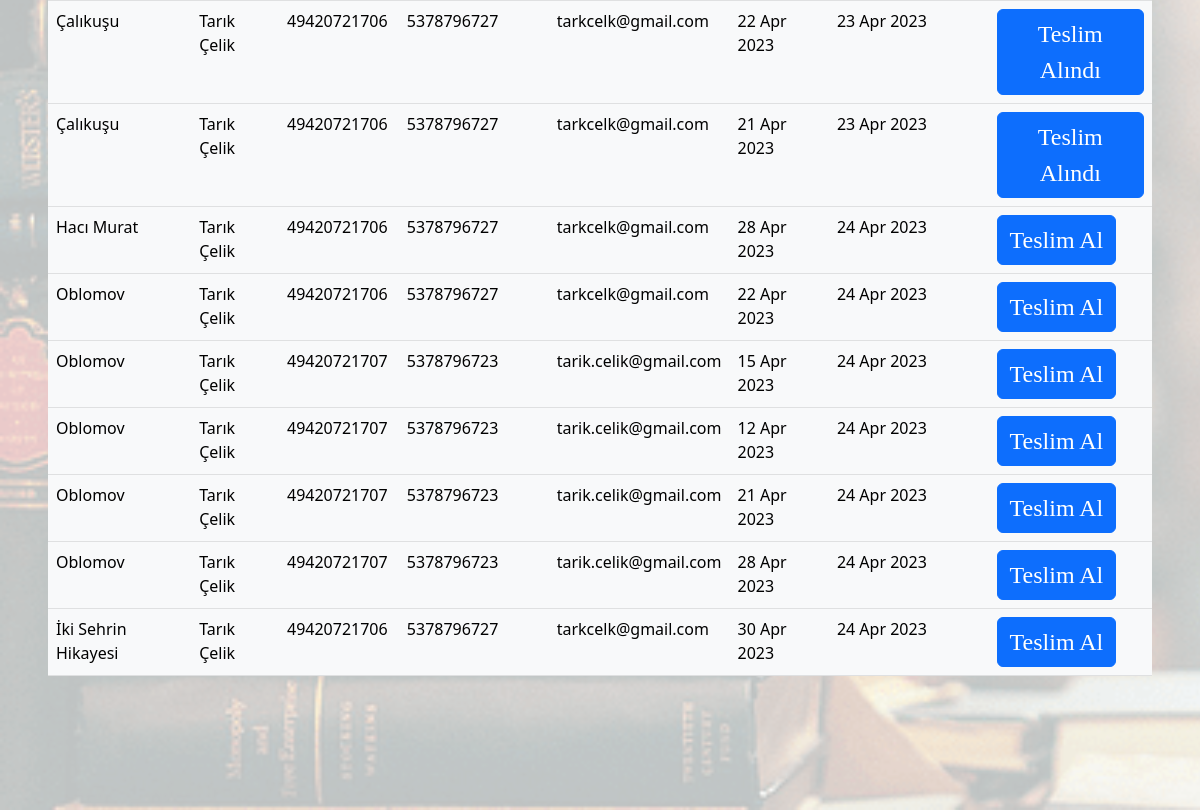
The page /barrowed_books (lower part) on the database as committed earlier.
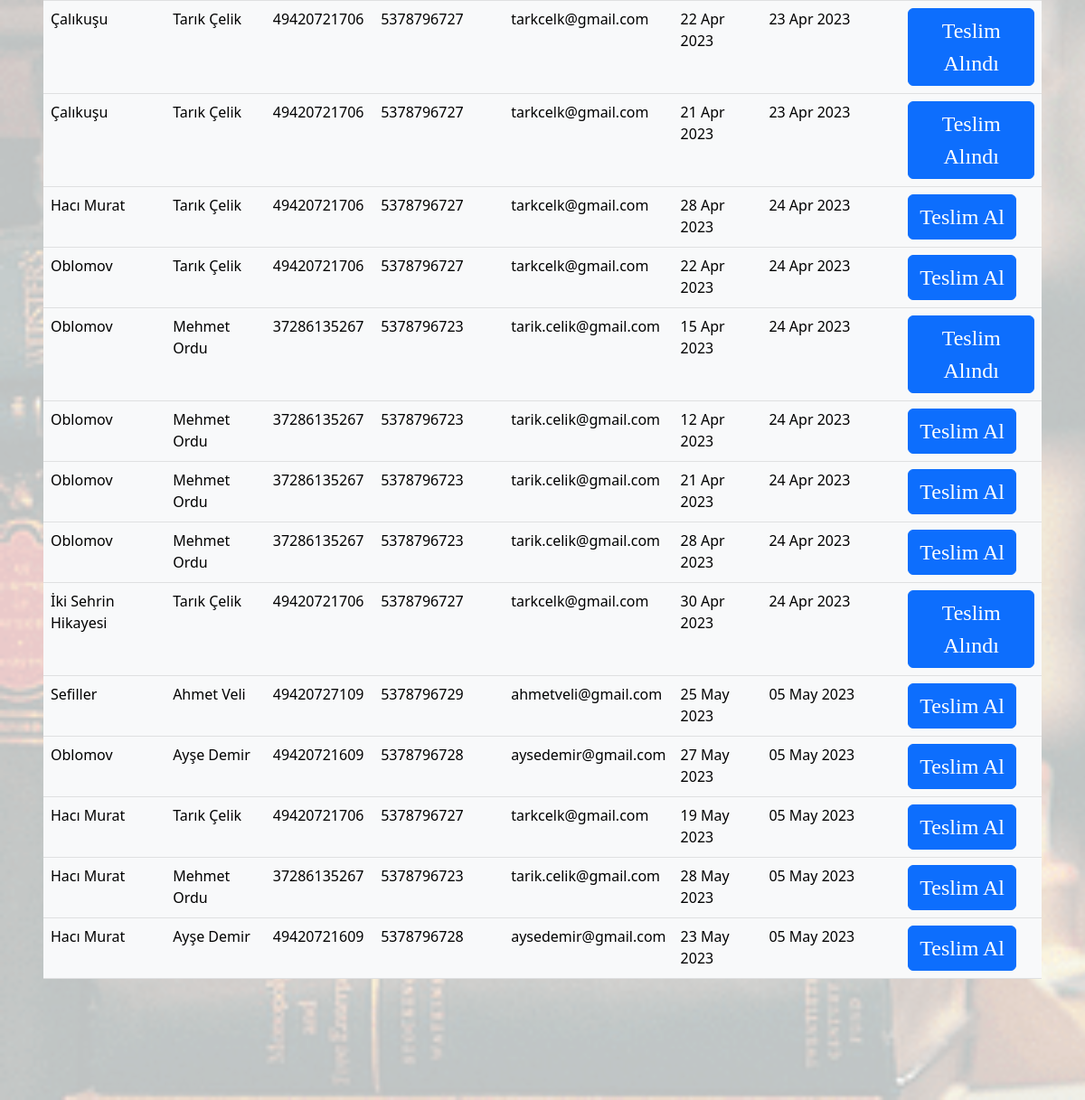
The same page on the database as committed later.
### app/models.py (models this page shows)
class BarrowedBook(models.Model):
    id = models.AutoField(primary_key=True)
    book_id = models.ForeignKey(Book, on_delete=models.CASCADE)
    member_id = models.ForeignKey(Member, on_delete=models.CASCADE)
    returns_at = models.DateTimeField(blank=False)
    created_at = models.DateTimeField(blank=False, auto_now_add=True)
    is_returned = models.BooleanField(
        blank=True, default=False)

class Book(models.Model):
    id = models.AutoField(primary_key=True)
    name = models.CharField(max_length=200)
    author = models.CharField(max_length=100)
    category = models.CharField(max_length=100)
    number_of_pages = models.PositiveIntegerField()
    summary = models.TextField(
        max_length=500, null=True, blank=True)
    date = models.DateTimeField(auto_now=False)
    quantity = models.IntegerField(blank=False)
    image = models.ImageField(upload_to='uploads/')

class Member(models.Model):
    id = models.AutoField(primary_key=True)
    name_surname = models.CharField(max_length=100, verbose_name='Adı Soyadı')
    identity_number = models.BigIntegerField(verbose_name='T.C Kimlik No')
    phone_number = models.BigIntegerField(verbose_name='Cep Telefonu')
    email = models.CharField(max_length=50)

### app/views.py (the view)
# urls.py: path('barrowed_books', views.barrowed_books, name='barrowed_books'),
def barrowed_books(request):
    if (is_not_logged_in(request)):
        return redirect('login')
    barrowed_books = BarrowedBook.objects.all()
    return (render(request, 'barrowed_books.html', {'barrowed_books': barrowed_books}))

### app/views.py (called while the page is built)
def is_not_logged_in(request):
    member_id = request.session.get('member_id', '')
    return member_id == 'None'

### app/templates/barrowed_books.html (shortened to what this page needs)
{% extends 'base.html' %}
{% block content %}
<body>
    <div class="book-imaged-background-container" style="display: block;" >
        <div class="p-5">
            <table class="table table-light" aria-describedby="members_table" id="table_id" >
                <tbody>
                    {%for barrowed_book in barrowed_books%}
                        <tr>
                            <td>{{ barrowed_book.book_id.name }}</td>
                            <td>{{ barrowed_book.member_id.name_surname }}</td>
                            <td>{{ barrowed_book.member_id.identity_number }}</td>
                            <td>{{ barrowed_book.member_id.phone_number }}</td>
                            <td>{{ barrowed_book.member_id.email }}</td>
                            <td>{{ barrowed_book.returns_at|date:'d M Y' }}</td>
                            <td>{{ barrowed_book.created_at|date:'d M Y' }}</td>
                            <td>
                                <form method="post" action="./barrowed_books/{{barrowed_book.id}}">
                                    <button class="btn btn-primary" type="submit">
                                    {% if barrowed_book.is_returned == 1 %}
                                        Teslim Alındı
                                    {% endif %}
                                    {% if barrowed_book.is_returned == 0 %}
                                        Teslim Al
                                    {% endif %}
                                    </button>
                                </form>
                            </td>
                        </tr>
                    {% endfor %}
                </tbody>
            </table>
        </div>
    </div>
</body>
{% endblock %}

Rows that differ between the two databases and show on the page:
changed BarrowedBook "15 Apr 2023": member_id.name_surname "Tarık Çelik" → "Mehmet Ordu"; member_id.identity_number "49420721707" → "37286135267"; is_returned "Teslim Al" → "Teslim Alındı"
changed through a linked row, BarrowedBook "12 Apr 2023": member_id.name_surname "Tarık Çelik" → "Mehmet Ordu"; member_id.identity_number "49420721707" → "37286135267"
changed through a linked row, BarrowedBook (number 7 of 14 on the later page): member_id.name_surname "Tarık Çelik" → "Mehmet Ordu"; member_id.identity_number "49420721707" → "37286135267"
changed through a linked row, BarrowedBook (number 8 of 14 on the later page): member_id.name_surname "Tarık Çelik" → "Mehmet Ordu"; member_id.identity_number "49420721707" → "37286135267"
changed BarrowedBook "30 Apr 2023": is_returned "Teslim Al" → "Teslim Alındı"
added BarrowedBook: book_id.name "Sefiller", member_id.name_surname "Ahmet Veli", member_id.identity_number "49420727109", member_id.phone_number "5378796729", member_id.email "ahmetveli@gmail.com", returns_at "25 May 2023", created_at "05 May 2023", is_returned "Teslim Al"
added BarrowedBook: book_id.name "Oblomov", member_id.name_surname "Ayşe Demir", member_id.identity_number "49420721609", member_id.phone_number "5378796728", member_id.email "aysedemir@gmail.com", returns_at "27 May 2023", created_at "05 May 2023", is_returned "Teslim Al"
added BarrowedBook: book_id.name "Hacı Murat", member_id.name_surname "Tarık Çelik", member_id.identity_number "49420721706", member_id.phone_number "5378796727", member_id.email "tarkcelk@gmail.com", returns_at "19 May 2023", created_at "05 May 2023", is_returned "Teslim Al"
added BarrowedBook: book_id.name "Hacı Murat", member_id.name_surname "Mehmet Ordu", member_id.identity_number "37286135267", member_id.phone_number "5378796723", member_id.email "tarik.celik@gmail.com", returns_at "28 May 2023", created_at "05 May 2023", is_returned "Teslim Al"
added BarrowedBook: book_id.name "Hacı Murat", member_id.name_surname "Ayşe Demir", member_id.identity_number "49420721609", member_id.phone_number "5378796728", member_id.email "aysedemir@gmail.com", returns_at "23 May 2023", created_at "05 May 2023", is_returned "Teslim Al"
